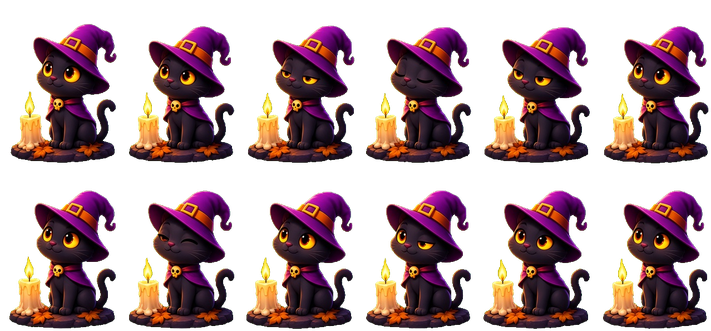
#> input picture mobile/src/features/deneme-4/assets/cat-idle-fixed.png, 711 x 331 px, shrunk from 1278 x 594 before the run, given in place of -03_at_17.26.22__1_-a60c3988-0e56-4960-87c8-e711b9b2478a.jpg, which was not available
$ python slice-bats.py
#> lines starting #> are read from the running program, lines starting #| are printed output that depends on the picture
from pathlib import Path

from PIL import Image

source = Path(
    r"C:\Users\farec\.cursor\projects\c-Users-farec-Desktop-PlayMeet\assets\WhatsApp_Image_2026-11-03_at_17.26.22__1_-a60c3988-0e56-4960-87c8-e711b9b2478a.jpg"
)
target = Path(__file__).resolve().parents[1] / "src/features/deneme-4/assets/bats.png"

image = Image.open(source).convert("RGB")
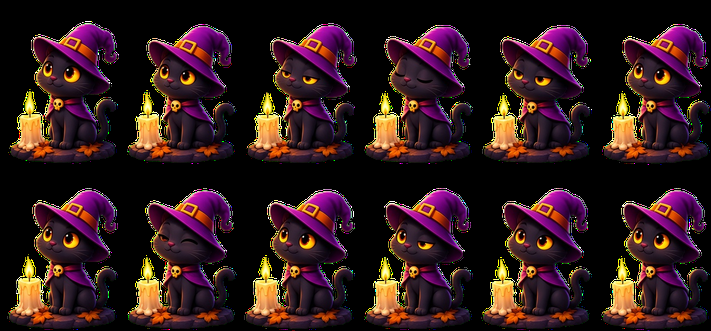
#> image: PIL image 711x331 RGB; mean R, G, B 48.9, 26.5, 28
width, height = image.size
#> width = 711; height = 331
pixels = image.load()

def ink(x, y):
#> called with x = 0, y = 0
    r, g, b = pixels[x, y]
#> r = 0; g = 0; b = 0
    return max(r, g, b) > 12

def spans(indexes, gap):
#> called with gap = 4
    groups = []
#> groups = []
    start = prev = indexes[0]
#> start = 7; prev = 7
    for index in indexes[1:]:
        if index - prev > gap:
            groups.append((start, prev))
            start = index
        prev = index
#> this loop made 664 passes
#> start on passes 112, 222, 335, 444, 555: 127, 244, 364, 481, 601
#> after the loop, groups = [(7, 118), (127, 236), (244, 356), (364, 472), (481, 591)]
    groups.append((start, prev))
    return groups

columns = spans([x for x in range(width) if any(ink(x, y) for y in range(height))], 4)
#> columns = [(7, 118), (127, 236), (244, 356), (364, 472), (481, 591), (601, 710)]
rows = spans([y for y in range(height) if any(ink(x, y) for x in range(width))], 4)
#> rows = [(21, 164), (188, 330)]
frames = [(left, top, right, bottom) for top, bottom in rows for left, right in columns]
#> frames = [(7, 21, 118, 164), (127, 21, 236, 164), (244, 21, 356, 164), (364, 21, 472, 164), (481, 21, 591, 164), (601, 21, 710, 164), (7, 188, 118, 330), (127, 188, 236, 330), (244, 188, 356, 330), (364, 188, 472, 330), (481, 188, 591, 330), (601, 188, 710, 330)]
cell_w = max(right - left for left, _, right, _ in frames) + 16
#> cell_w = 128
cell_h = max(bottom - top for _, top, _, bottom in frames) + 16
#> cell_h = 159
sheet = Image.new("RGBA", (cell_w * len(columns), cell_h * len(rows)), (0, 0, 0, 0))
#> sheet: PIL image 768x318 RGBA; every value is 0

for index, (left, top, right, bottom) in enumerate(frames):
    crop = image.crop((left, top, right + 1, bottom + 1)).convert("RGBA")
    raw = crop.load()
    for y in range(crop.height):
        for x in range(crop.width):
            r, g, b, _ = raw[x, y]
            lum = max(r, g, b)
            alpha = 0 if lum <= 12 else 255 if lum >= 40 else int((lum - 12) * 255 / 28)
            raw[x, y] = (r, g, b, alpha)
    col = index % len(columns)
    row = index // len(columns)
    sheet.paste(
        crop,
        (col * cell_w + (cell_w - crop.width) // 2, row * cell_h + (cell_h - crop.height) // 2),
        crop,
    )
#> this loop made 12 passes
#> (left, top, right, bottom, col, row) on passes 1 to 12: (7, 21, 118, 164, 0, 0), (127, 21, 236, 164, 1, 0), (244, 21, 356, 164, 2, 0), (364, 21, 472, 164, 3, 0), (481, 21, 591, 164, 4, 0), (601, 21, 710, 164, 5, 0), (7, 188, 118, 330, 0, 1), (127, 188, 236, 330, 1, 1), (244, 188, 356, 330, 2, 1), (364, 188, 472, 330, 3, 1), (481, 188, 591, 330, 4, 1), (601, 188, 710, 330, 5, 1)
#> pass 1, `crop = image.crop((left, top, right + 1, bottom + 1)).convert("RGBA")`:
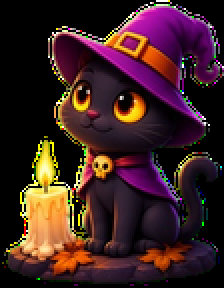
#> crop: PIL image 112x144 RGBA (shown 2 times larger); mean R, G, B, A 61, 33.4, 33.9, 255
#> pass 2, `crop = image.crop((left, top, right + 1, bottom + 1)).convert("RGBA")`:
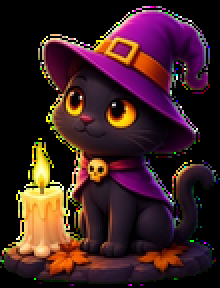
#> crop: PIL image 110x144 RGBA (shown 2 times larger); mean R, G, B, A 60, 32.3, 34.1, 255
#> pass 3, `crop = image.crop((left, top, right + 1, bottom + 1)).convert("RGBA")`:
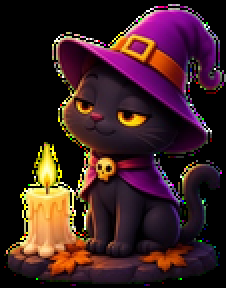
#> crop: PIL image 113x144 RGBA (shown 2 times larger); mean R, G, B, A 58.8, 31.9, 34, 255
#> after the loop:
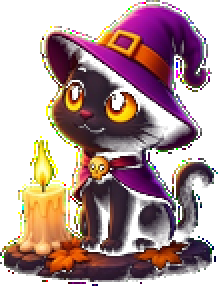
#> crop: PIL image 110x143 RGBA (shown 2 times larger); mean R, G, B, A 60.9, 33.3, 34.6, 136.9; transparent parts drawn white
#> after the loop:
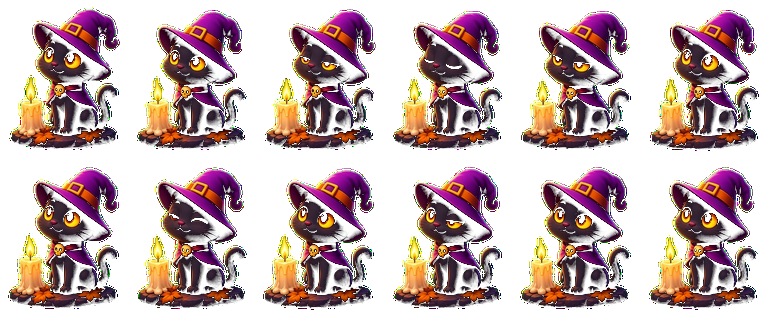
#> sheet: PIL image 768x318 RGBA; mean R, G, B, A 45.9, 25, 25.8, 101.5; transparent parts drawn white

target.parent.mkdir(parents=True, exist_ok=True)
sheet.save(target)
print(sheet.size, "frames", len(frames), "cell", cell_w, cell_h)
#| (768, 318) frames 12 cell 128 159
